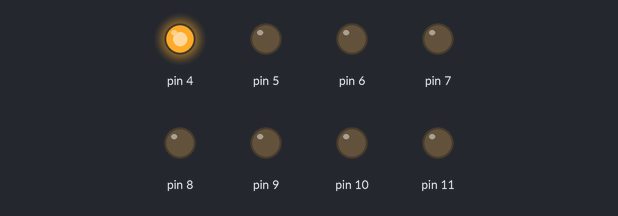
Bench run of a sketch on a simulated Arduino Uno, built with avr-gcc and run on an emulated ATmega328P. Shown: output pins drawn as LEDs (lit = HIGH).

Above: at 0.5 s.
At 1.5 s:
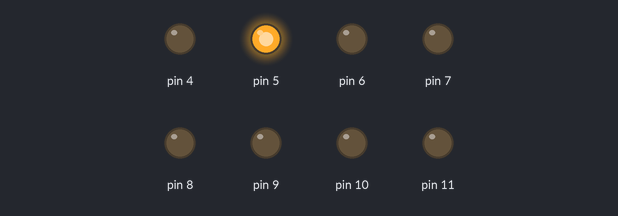
At 4.5 s:
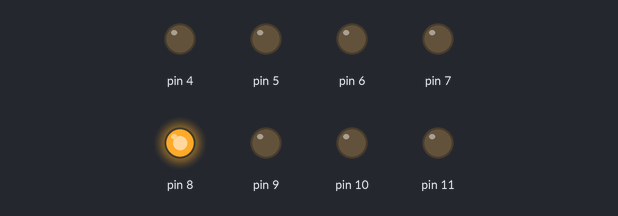
At 8.0 s:
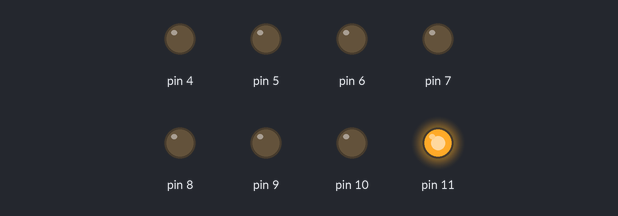
At 13.5 s:
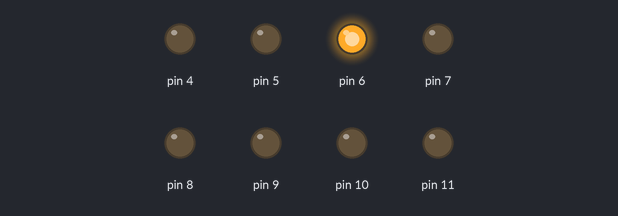
At 19.5 s:
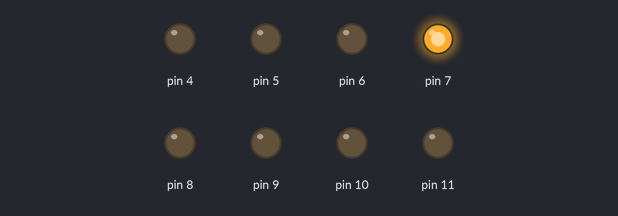
Timing chart, 0 to 20.8 s (numbered marks = the images above):
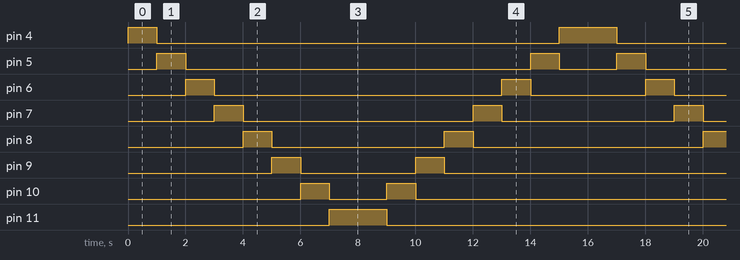

The sketch:

Led_Yakma_5.ino
```cpp
int TimeValue;

void setup() {
  // put your setup code here, to run once:
  for(int i = 4; i<12; i++){
    pinMode(i, OUTPUT);//Led
  }
  TimeValue = 1000;
}

void loop() {
  // put your main code here, to run repeatedly:
  for(int i = 4; i < 12; i++){
    digitalWrite(i, 1);
    delay(TimeValue);
    digitalWrite(i, 0);
  }

  for(int i = 11; i >= 4; i--){
    digitalWrite(i, 1);
    delay(TimeValue);
    digitalWrite(i, 0);
  }
}
```

Measured:
- by itself, pin 4: repeats every 16.0 s: LOW 14.0 s, HIGH 2.0 s
- by itself, pin 5: repeats every 16.0 s: LOW 12.0 s, HIGH 1.0 s, LOW 2.0 s, HIGH 1.0 s
- by itself, pin 6: repeats every 16.0 s: LOW 10.0 s, HIGH 1.0 s, LOW 4.0 s, HIGH 1.0 s
- by itself, pin 7: repeats every 16.0 s: LOW 8.0 s, HIGH 1.0 s, LOW 6.0 s, HIGH 1.0 s
- by itself, pin 8: repeats every 16.0 s: LOW 6.0 s, HIGH 1.0 s, LOW 8.0 s, HIGH 1.0 s
- by itself, pin 9: repeats every 16.0 s: LOW 4.0 s, HIGH 1.0 s, LOW 10.0 s, HIGH 1.0 s
- by itself, pin 10: repeats every 16.0 s: LOW 2.0 s, HIGH 1.0 s, LOW 12.0 s, HIGH 1.0 s
- by itself, pin 11: alternates HIGH for 2.0 s and LOW for 14.0 s
